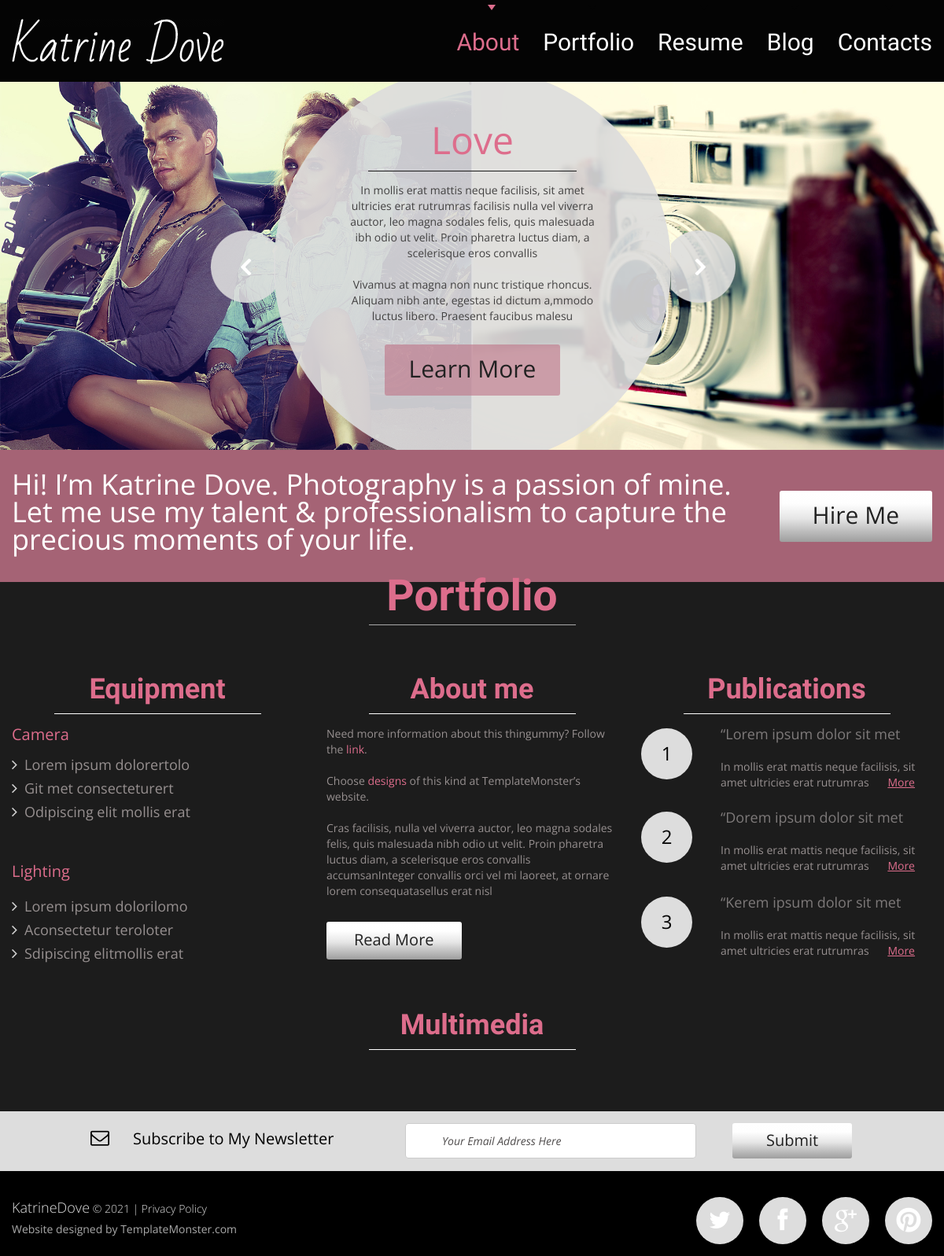
The page / on the database its author committed.
### pg/models.py (models this page shows)
class Banner(models.Model):
	title = models.CharField(max_length = 50, blank = False)
	desc = models.TextField(blank = True)
	image = models.ImageField('media', blank = False)
	status = models.BooleanField()
	status.default = False

### pg/views.py (the view)
# urls.py: 2. Add a URL to urlpatterns:  path('', views.home, name='home')
def home(request):
	return render(request, 'home.html', {
		'banner' : Banner.objects.filter(status = 1),
		'category' : Category.objects.filter(status = 1),
		'random' : Portfolio.objects.only('image').filter(status = 1).order_by('-created_date')[:10]
	})

### templates/home.html (shortened to what this page needs)
{% extends 'main.html' %}
{% load static %}
{% block menu %}
{% include "menus.html" with active_tab='home' %}
{% endblock %}
{% block content %}
<div class="slider_wrapper">
	<div id="camera_wrap" class="">
		{% for bannerInfo in banner %}
		<div data-src="{{ bannerInfo.image.url }}">
			<div class="caption fadeIn">
				<div class="title">{{ bannerInfo.title }}</div>
				{{ bannerInfo.desc|safe }}
			</div>
		</div>
		{% endfor %}
	</div>
</div>
<div class="block1">
	<div class="container">
		<div class="row">
			<div class="grid_12">
				<div class="rel">
					<p>
					Hi! I’m Katrine Dove. Photography is a passion of mine. Let me use my talent & professionalism to capture the precious moments of your life.
					</p>
					<a href="#" class="btn bt__1">Hire Me</a>
				</div>
			</div>
		</div>
	</div>
</div>
<section class="content">
	<div class="container"><div class="ic">More Website Templates @ TemplateMonster.com - May 05, 2014!</div>
		<div class="row">
			<div class="grid_12">
				<h2>Portfolio</h2>
			</div>
			<div class="grid_4">
				<h3 class="mb__0">Equipment</h3>
				<div class="block2">
					<div class="block2_title color1">Camera</div>
						<ul class="list">
						<li><a href="#">Lorem ipsum dolorertolo </a></li>
						<li><a href="#">Git met consecteturert </a></li>
						<li><a href="#">Odipiscing elit mollis erat</a></li>
					</ul>
				</div>
				<div class="block2">
					<div class="block2_title color1">Lighting</div>
					<ul class="list">
						<li><a href="#">Lorem ipsum dolorilomo </a></li>
						<li><a href="#">Aconsectetur teroloter </a></li>
						<li><a href="#">Sdipiscing elitmollis erat </a></li>
					</ul>
				</div>
			</div>
			<div class="grid_4">
				<h3>About me</h3>
				<p>Need more information about this thingummy? Follow the <span class="color1"><a href="http://blog.templatemonster.com/free-website-templates/" rel="nofollow">link</a></span>.</p>
				<p>Choose <span class="color1"><a href="http://www.templatemonster.com/properties/topic/design-photography/" rel="nofollow">designs</a></span> of this kind at TemplateMonster’s website.</p>
				Cras facilisis, nulla vel viverra auctor, leo magna sodales felis, quis malesuada nibh odio ut velit. Proin pharetra luctus diam, a scelerisque eros convallis accumsanInteger convallis orci vel mi laoreet, at ornare lorem consequatasellus erat nisl<br>
				<a href="#" class="btn bt__2">Read More</a>
			</div>
			<div class="grid_4">
				<h3>Publications</h3>
				<ul class="list1">
					<li>
						<div class="list_count">1</div>
						<div class="extra_wrapper">
							<div class="list1_title color2"><a href="#">“Lorem ipsum dolor sit met </a></div>In mollis erat mattis neque facilisis, sit amet ultricies erat rutrumras
							<a href="#" class="color1 td_und">More</a>
						</div>
					</li>
					<li>
						<div class="list_count">2</div>
						<div class="extra_wrapper">
							<div class="list1_title color2"><a href="#">“Dorem ipsum dolor sit met </a></div>In mollis erat mattis neque facilisis, sit amet ultricies erat rutrumras
							<a href="#" class="color1 td_und">More</a>
						</div>
					</li>
					<li>
						<div class="list_count">3</div>
						<div class="extra_wrapper">
							<div class="list1_title color2"><a href="#">“Kerem ipsum dolor sit met </a></div>In mollis erat mattis neque facilisis, sit amet ultricies erat rutrumras
							<a href="#" class="color1 td_und">More</a>
						</div>
					</li>
				</ul>
			</div>
			<div class="grid_12">
				<h3 class="head1">Multimedia</h3>
			</div>
		</div>
	</div>
</section>
{% endblock %}

### templates/main.html (shortened to what this page needs)
{% load static %}
<!DOCTYPE html>
<html lang="en">
	<head>
		<link rel="stylesheet" href="{% static 'css/stuck.css' %}">
		<link rel="stylesheet" href="{% static 'css/owl.carousel.css' %}">
		<link rel="stylesheet" href="{% static 'css/form.css' %}">
		<link rel="stylesheet" href="{% static 'css/touchTouch.css' %}">
		<link rel="stylesheet" href="{% static 'css/camera.css' %}">
		<link rel="stylesheet" href="{% static 'css/style.css' %}">
	</head>
	<body class="" id="top">
		<header>
			<div id="stuck_container">
				<div class="container">
					<div class="row">
						<div class="grid_12">
							<h1>
								<a href="index.html">
									<img src="{% static 'images/logo.png' %}" alt="Your Happy Family">
								</a>
							</h1>
							<div class="menu_block ">
								<nav class="horizontal-nav full-width horizontalNav-notprocessed">
									{% block menu %}Menu Content{% endblock %}
								</nav>
							</div>
						</div>
					</div>
				</div>
			</div>
		</header>
		<div class="main">
			{% block content %}Body Content{% endblock %}
			<section class="bottom_block">
				<div class="container">
					<div class="row">
						<div class="grid_5">
							<div class="bot_title">
								<span class="fa fa-envelope-o"></span>Subscribe to My Newsletter
							</div>
						</div>
						<div class="grid_7">
							<form id="newsletter">
								<div class="row">
									<div class="grid_4">
										<div class="rel">
											<label class="email">
												<input type="email" value="Your Email Address Here" >
											</label>
										</div>
									</div>
									<div class="grid_3">
										<a href="#" class="btn bt__2" data-type="submit">Submit</a>
									</div>
								</div>
							</form>
						</div>
					</div>
				</div>
			</section>
		</div>
		<footer>
			<div class="container">
				<div class="row">
					<div class="grid_12">
						<div class="footer_socials">
							<a href="#" class="fa fa-twitter"></a>
							<a href="#" class="fa fa-facebook"></a>
							<a href="#" class="fa fa-google-plus"></a>
							<a href="#" class="fa fa-pinterest"></a>
						</div>
						<div class="copy">
							<span class="brand">KatrineDove</span> &copy; <span id="copyright-year"></span> | <a href="#">Privacy Policy</a>
							<div class="sub_copy">
								Website designed by <a href="http://www.templatemonster.com/" rel="nofollow">TemplateMonster.com</a>
							</div>
						</div>
					</div>
				</div>
			</div>
		</footer>
	</body>
</html>

### templates/menus.html
<ul class="sf-menu">
	<li class="{% if active_tab == 'home' %}current{% endif %}"><a href="{% url 'pg:home' %}">About</a></li>
	<li class="{% if active_tab == 'portfolio' %}current{% endif %}"><a href="{% url 'pg:portfolio' %}">Portfolio</a></li>
	<li class="{% if active_tab == 'resume' %}current{% endif %}"><a href="{% url 'pg:resume' %}">Resume</a></li>
	<li class="{% if active_tab == 'blog' %}current{% endif %}"><a href="{% url 'pg:blog' %}">Blog</a></li>
	<li class="{% if active_tab == 'contact' %}current{% endif %}"><a href="{% url 'pg:contact' %}">Contacts</a></li>
</ul>

### static/css/stuck.css (style rules this page uses)
#stuck_container { background-color: #040404; z-index: 999; padding: 24px 0 23px; -webkit-transition: all 0.4s ease; -moz-transition: all 0.4s ease; -ms-transition: all 0.4s ease; -o-transition: all 0.4s ease; transition: all 0.4s ease; }

### static/css/form.css (style rules this page uses)
#newsletter { overflow: hidden; }
#newsletter .rel { position: relative; width: 100%; overflow: visible; }
#newsletter label { min-height: 40px; width: 100%; display: block; float: left; position: relative; }
#newsletter input { border: 1px solid #cbcbcb; -moz-box-sizing: border-box; -webkit-box-sizing: border-box; -o-box-sizing: border-box; box-sizing: border-box; display: block; float: left; box-shadow: none !important; width: 100%; background-color: #fff; border-radius: 4px !important; color: #504d4d; font: italic 14px/20px 'Open Sans', sans-serif; height: 45px; padding: 12px 46px 13px; box-shadow: inset 0 0 1px #f4f4f4; -moz-box-sizing: border-box; -webkit-box-sizing: border-box; -o-box-sizing: border-box; box-sizing: border-box; -webkit-appearance: none; transition: 0.5s ease; -o-transition: 0.5s ease; -webkit-transition: 0.5s ease; }
#newsletter .btn.bt__2 { margin-top: 0 ; margin-left: 16px; padding-top: 4px; padding-bottom: 6px; padding-left: 43px; padding-right: 43px; }

### static/css/camera.css (style rules this page uses)
.slider_wrapper { position: relative; text-align: left; overflow: hidden; }
.camera_wrap { display: none; position: relative; overflow: visible !important; z-index: 0; margin-bottom: 0 !important; }
.caption { position: absolute; text-align: center; width: 505px; height: 505px; left: 50%; margin-left: -252px; top: 50%; margin-top: -252px; color: #434242; background-color: rgba(221,221,221,0.9); padding: 74px 90px; border-radius: 500px; -moz-box-sizing: border-box; -webkit-box-sizing: border-box; -o-box-sizing: border-box; box-sizing: border-box; }
.caption .title { font-size: 48px; margin-bottom: 36px; line-height: 35px; border-bottom: 1px solid #1c1c1c; margin: 0 30px 14px; padding-bottom: 22px; color: #dd6d8c; }
.caption a { position: relative; top: 6px; display: inline-block; font-size: 30px; line-height: 35px; color: #212121; padding: 13px 31px 17px; background-color: rgba(190,114,134,0.6); border-radius: 3px; }

### static/css/grid.css (style rules this page uses)
html, body, div, span, applet, object, iframe, h1, h2, h3, h4, h5, h6, p, blockquote, pre, a, abbr, acronym, address, big, cite, code, del, dfn, em, img, ins, kbd, q, s, samp, small, strike, strong, sub, sup, tt, var, b, u, i, center, dl, dt, dd, ol, ul, li, fieldset, form, label, legend, table, caption, tbody, tfoot, thead, tr, th, td, article, aside, canvas, details, embed, figure, figcaption, footer, header, hgroup, menu, nav, output, ruby, section, summary, time, mark, audio, video { margin: 0; padding: 0; border: 0; font-size: 100%; font: inherit; vertical-align: top; }
article, aside, details, figcaption, figure, footer, header, hgroup, menu, nav, section { display: block; }
body { line-height: 1; }
ol, ul { list-style: none; }
.row { margin-left: -30px; *zoom: 1; }
.row:before, .row:after { display: table; content: ""; line-height: 0; }
.row:after { clear: both; }
[class*="grid_"] { float: left; min-height: 1px; margin-left: 30px; }
.container { width: 1170px; }
.grid_12 { width: 1170px; }
.grid_7 { width: 670px; }
.grid_5 { width: 470px; }
.grid_4 { width: 370px; }
.grid_3 { width: 270px; }
.container { margin-right: auto; margin-left: auto; *zoom: 1; }
.container:before, .container:after { display: table; content: ""; line-height: 0; }
.container:after { clear: both; }

### rows shown on the page
Banner: title "Love", desc "In mollis erat mattis neque facilisis, sit amet ultricies erat rutrumras facilisis nulla vel viverra auctor, leo magna sodales felis, quis malesuada ibh odio ut velit. Proin pharetra luctus diam, a scelerisque eros convallis Vivamus at magna non nunc tristique rhoncus. Aliquam nibh ante, egestas id dictum a,mmodo luctus libero. Praesent faucibus malesu Learn More"
